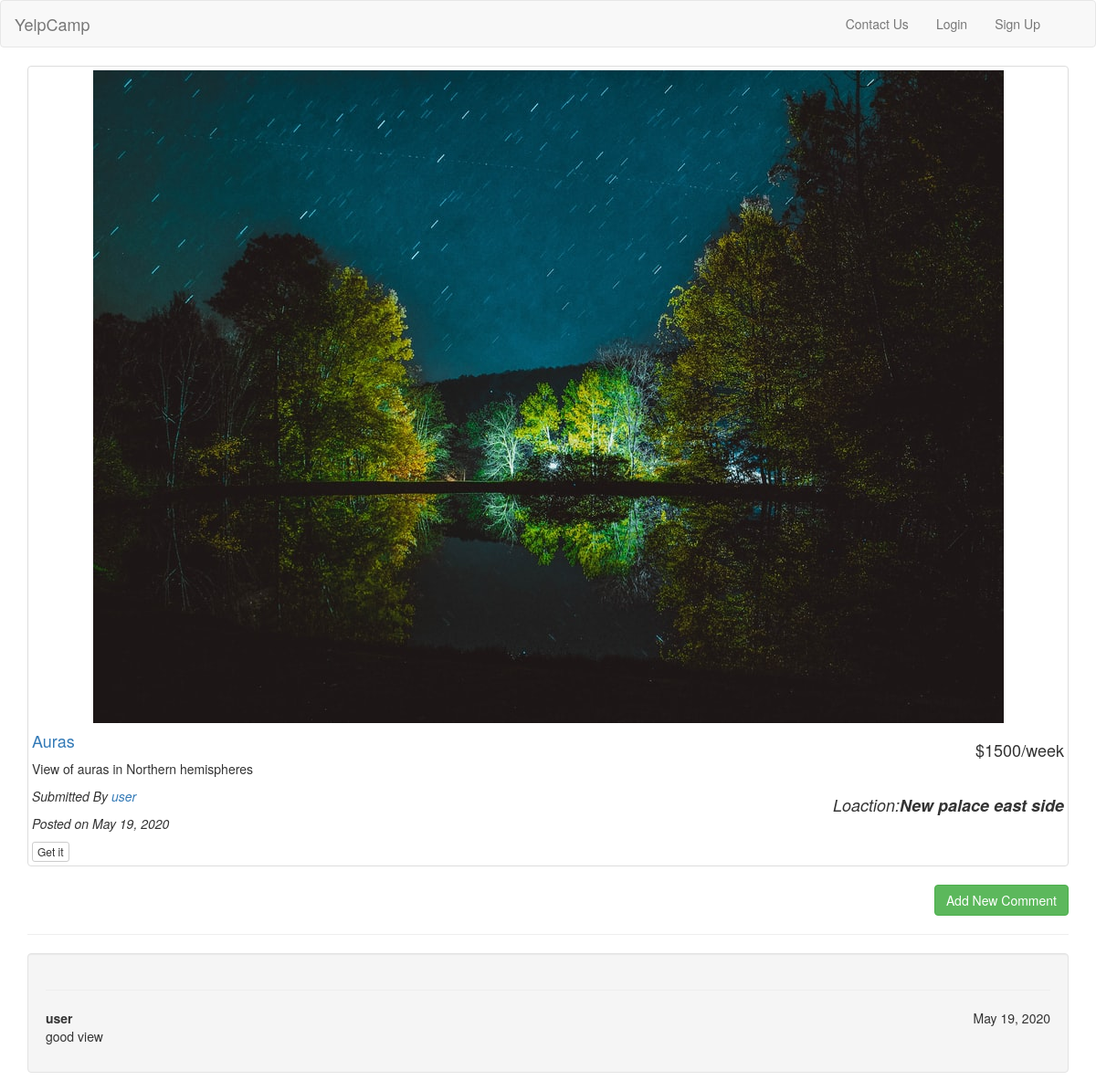
The page /campgrounds/1 on the database its author committed.
### src/models.py (models this page shows, shortened)
class Campground(models.Model):
     user = models.ForeignKey(User, related_name="posts", null=True, on_delete=models.SET_NULL)
     title = models.CharField(max_length=20)
     description = models.TextField(max_length=100)
     amount_type = models.CharField(choices=rent_type, max_length=10)
     amount = models.IntegerField(default=0000)
     created_date_post = models.DateField(default=timezone.now,null=True,blank=True)
     location = models.CharField(max_length=25,null=True,blank=True)
     image = models.ImageField()

class Comment(models.Model):
    post = models.ForeignKey(Campground,related_name='comments',null=True,on_delete=models.CASCADE)
    comment_user = models.ForeignKey(User, related_name="commentor", null=True, on_delete=models.CASCADE)
    text = models.TextField()
    created_date_comment = models.DateField(default=timezone.now)

### src/views.py (the view)
# urls.py: path('campgrounds/<int:pk>',views.CampDetaiView.as_view(),name='detail'),
class CampDetaiView(DetailView):
    model = Campground
    template_name = 'detail.html'
    context_object_name = 'post'

### templates/detail.html (shortened to what this page needs)
{% extends 'base.html' %}
{% block content %}
    <div class="container">
        <div class="row">
            <div class="col-md-12">
                <div class="thumbnail">
                    <img class="img-responsive" src="{{ post.image.url }}">
                    <div class="caption-full">
                        <h4 class="pull-right">${{ post.amount }}/{{ post.amount_type }}</h4>
                        <h4><a>{{ post.title }}</a></h4>
                        <p>{{ post.description }}</p>
                        <h4 class="pull-right"><em>Loaction:<strong>{{ post.location }}</strong> </em></h4>
                        <p>
                            <em>Submitted By <a href="{% url 'accounts:usershow' pk=post.user.pk%}"> {{ post.user.username }}</a> </em>
                        </p>
                        <p>
                            <em>Posted on {{ post.created_date_post }}</em>
                        </p>
                            <a class="btn btn-xs btn-default float-right" href="{% url 'src:reserve' post.pk %}">Get it</a>
                    </div>
                </div>
                    <div class="text-right">
                        <a class="btn btn-success" href="{% url 'src:add_comment' pk=post.pk %}">Add New Comment</a>
                    </div>
                    <hr>
                </div>
            </div>
            <div class="well">
                <hr>
                    <div class="row">
                        <div class="col-md-12">
                            {% for comment in post.comments.all %}
                                <strong>{{ comment.comment_user }}</strong>
                                <span class="pull-right">{{ comment.created_date_comment }}</span>
                                <p>
                                {{ comment.text }}
                                </p>
                            {% endfor %}
                        </div>
                    </div>
            </div>
        </div>
    </div>
{% endblock content %}

### static/css/style.css (style rules this page uses)
body { margin: 0; padding: 0; }

### rows shown on the page
Campground: image (picture), amount "1500", amount_type "week", title "Auras", description "View of auras in Northern hemispheres", location "New palace east side", user.username "user", created_date_post "May 19, 2020"
Comment: comment_user "user", created_date_comment "May 19, 2020", text "good view"
